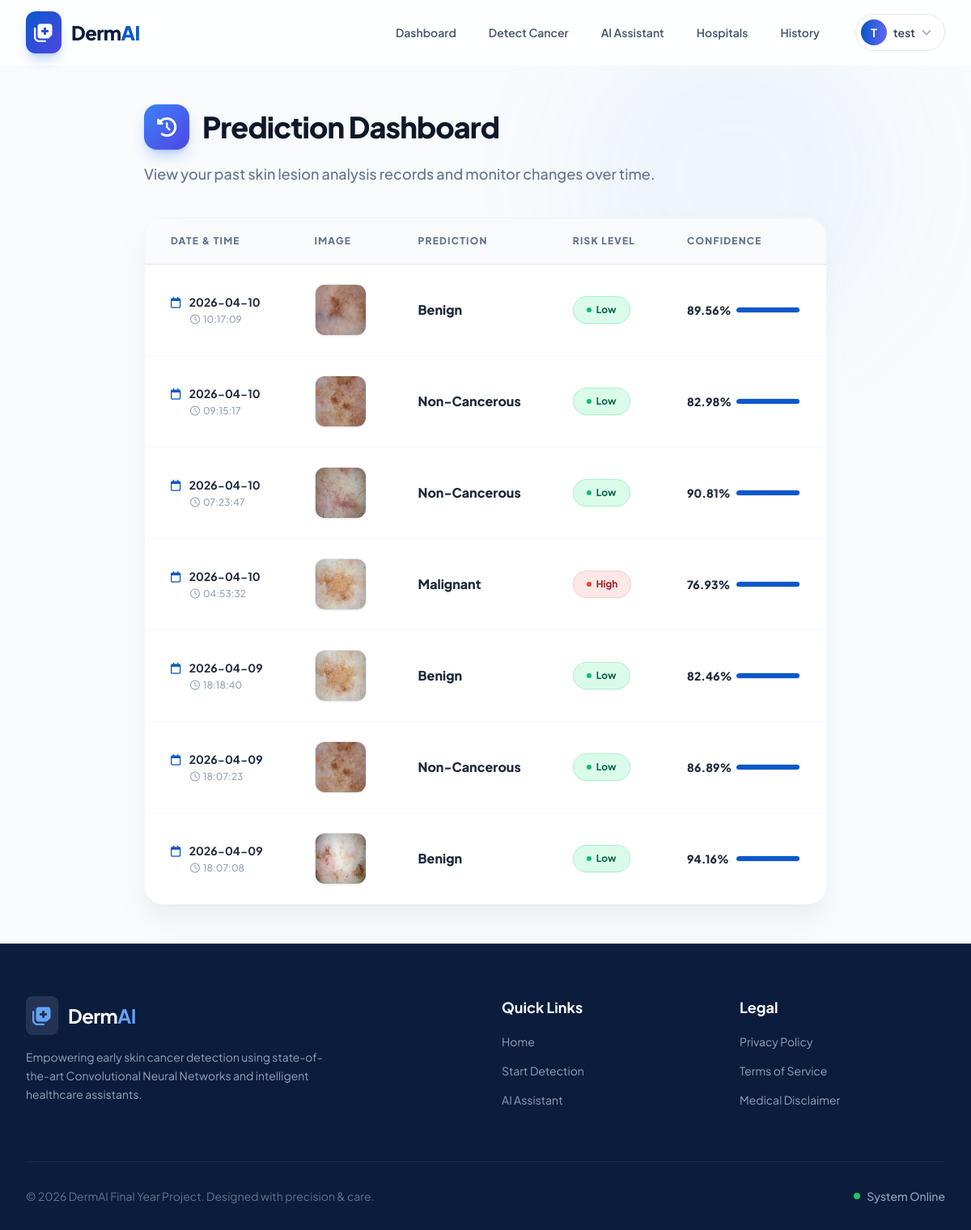
The app's page /history (signed in) with its own data.
### tables this page shows
CREATE TABLE predictions (
            id INTEGER PRIMARY KEY AUTOINCREMENT,
            user_id INTEGER,
            image_path TEXT,
            prediction_result TEXT,
            confidence_score REAL,
            risk_level TEXT,
            recommendation TEXT,
            timestamp DATETIME DEFAULT CURRENT_TIMESTAMP
        );

### app.py (the view)
@app.route('/history')
def history():
    if 'user_id' not in session: return redirect(url_for('login'))
    conn = get_db_connection()
    predictions = conn.execute('SELECT * FROM predictions WHERE user_id = ? ORDER BY timestamp DESC', (session['user_id'],)).fetchall()
    conn.close()
    return render_template('history.html', predictions=predictions)

### app.py (called while the page is built)
def get_db_connection():
    conn = sqlite3.connect(DB_PATH)
    conn.row_factory = sqlite3.Row
    return conn

### templates/history.html (shortened to what this page needs)
{% extends 'base.html' %}
{% block content %}
<div class="max-w-7xl mx-auto py-12 px-4 sm:px-6 lg:px-8 relative z-10">
    <div
        class="absolute top-[-5%] right-[-5%] w-96 h-96 bg-blue-400/10 rounded-full mix-blend-multiply filter blur-3xl opacity-60 pointer-events-none">
    </div>
    <div class="mb-10 animate-fade-in-up">
        <h2 class="text-4xl font-extrabold text-slate-900 tracking-tight flex items-center gap-4">
            <div
                class="w-14 h-14 bg-gradient-to-br from-blue-500 to-indigo-600 rounded-2xl flex items-center justify-center text-white shadow-lg shadow-blue-500/30">
                <i class="fa-solid fa-clock-rotate-left text-2xl"></i>
            </div>
            Prediction Dashboard
        </h2>
        <p class="mt-4 text-lg text-slate-500 font-medium">View your past skin lesion analysis records and monitor
            changes over time.
        </p>
    </div>
    {% if predictions %}
    <div class="bg-white/80 backdrop-blur-xl rounded-3xl shadow-xl shadow-slate-200/50 border border-slate-100 overflow-hidden relative z-10 animate-fade-in-up"
        style="animation-delay: 0.1s;">
        <div class="overflow-x-auto">
            <table class="min-w-full divide-y divide-slate-100">
                <thead class="bg-slate-50 border-b border-slate-200">
                    <tr>
                        <th scope="col"
                            class="px-8 py-5 text-left text-xs font-extrabold text-slate-500 uppercase tracking-widest">
                            Date &
                            Time</th>
                        <th scope="col"
                            class="px-8 py-5 text-left text-xs font-extrabold text-slate-500 uppercase tracking-widest">
                            Image
                        </th>
                        <th scope="col"
                            class="px-8 py-5 text-left text-xs font-extrabold text-slate-500 uppercase tracking-widest">
                            Prediction</th>
                        <th scope="col"
                            class="px-8 py-5 text-left text-xs font-extrabold text-slate-500 uppercase tracking-widest">
                            Risk
                            Level</th>
                        <th scope="col"
                            class="px-8 py-5 text-left text-xs font-extrabold text-slate-500 uppercase tracking-widest">
                            Confidence</th>
                    </tr>
                </thead>
                <tbody class="bg-white divide-y divide-slate-50 font-medium">
                    {% for p in predictions %}
                    <tr class="hover:bg-blue-50/50 transition-colors duration-200 group">
                        <td class="px-8 py-6 whitespace-nowrap text-sm text-slate-700">
                            <div class="flex flex-col">
                                <span class="font-bold text-slate-800"><i
                                        class="fa-regular fa-calendar text-medical-blue mr-2"></i> {{ p.timestamp[:10]
                                    }}</span>
                                <span class="text-xs text-slate-400 ml-6 mt-1 flex items-center gap-1"><i
                                        class="fa-regular fa-clock"></i> {{ p.timestamp[11:19] }}</span>
                            </div>
                        </td>
                        <td class="px-8 py-6 whitespace-nowrap">
                            <div
                                class="w-16 h-16 rounded-xl bg-slate-50 border border-slate-200 overflow-hidden flex items-center justify-center shadow-sm group-hover:shadow-md transition-all">
                                <img src="{{ url_for('static', filename='uploads/' + p.image_path) }}"
                                    class="object-cover w-full h-full hover:scale-125 transition-transform duration-500 cursor-pointer"
                                    alt="Lesion">
                            </div>
                        </td>
                        <td class="px-8 py-6 whitespace-nowrap">
                            <div class="text-base font-extrabold text-slate-800">{{ p.prediction_result }}</div>
                        </td>
                        <td class="px-8 py-6 whitespace-nowrap">
                            {% if 'High' in p.risk_level %}
                            <span
                                class="px-4 py-1.5 inline-flex text-xs leading-5 font-bold rounded-full bg-red-100/80 text-red-800 border border-red-200 shadow-sm items-center gap-1.5">
                                <span class="w-1.5 h-1.5 rounded-full bg-red-500 animate-pulse"></span> High
                            </span>
                            {% else %}
                            <span
                                class="px-4 py-1.5 inline-flex text-xs leading-5 font-bold rounded-full bg-emerald-100/80 text-emerald-800 border border-emerald-200 shadow-sm items-center gap-1.5">
                                <span class="w-1.5 h-1.5 rounded-full bg-emerald-500"></span> Low
                            </span>
                            {% endif %}
                        </td>
                        <td class="px-8 py-6 whitespace-nowrap text-sm text-slate-700">
                            <div class="flex items-center gap-3">
                                <span class="font-extrabold w-12 text-slate-800">{{ p.confidence_score }}%</span>
                                <div
                                    class="w-20 bg-slate-100 rounded-full h-2 shadow-inner overflow-hidden border border-slate-200">
                                    <div class="bg-gradient-to-r from-medical-blue to-indigo-500 h-2 rounded-full relative"
                                        style="width: {{ (p.confidence_score or 0) * 100 }}%">
                                    </div>
                                </div>
                            </div>
                        </td>
                    </tr>
                    {% endfor %}
                </tbody>
            </table>
        </div>
    </div>
    {% endif %}
</div>
{% endblock %}

### templates/base.html (shortened to what this page needs)
<!DOCTYPE html>
<html lang="en">
<head>
    <script src="https://cdn.tailwindcss.com"></script>
    <link rel="stylesheet" href="https://cdnjs.cloudflare.com/ajax/libs/font-awesome/6.4.0/css/all.min.css">
    <link rel="stylesheet" href="{{ url_for('static', filename='css/style.css') }}">
</head>
<body
    class="bg-slate-50 text-slate-800 antialiased flex flex-col min-h-screen selection:bg-medical-blue selection:text-white">
    <nav class="glass-nav sticky top-0 z-50 border-b border-white/20">
        <div class="max-w-7xl mx-auto px-4 sm:px-6 lg:px-8">
            <div class="flex justify-between h-20">
                <div class="flex items-center">
                    <a href="{{ url_for('index') }}" class="flex items-center gap-3 group">
                        <div
                            class="bg-gradient-to-br from-medical-blue to-indigo-600 text-white p-2.5 rounded-xl shadow-lg shadow-blue-500/30 group-hover:scale-105 transition-all duration-300">
                            <i class="fa-solid fa-notes-medical text-2xl"></i>
                        </div>
                        <span class="font-extrabold text-2xl text-medical-dark tracking-tight">Derm<span
                                class="text-medical-blue">AI</span></span>
                    </a>
                </div>
                <div class="flex items-center gap-1 md:gap-4">
                    {% if session.get('user_id') %}
                    <a href="{{ url_for('index') }}"
                        class="nav-link text-slate-600 hover:text-medical-blue transition px-3 py-2 text-sm font-semibold rounded-lg hover:bg-blue-50/50">Dashboard</a>
                    <a href="{{ url_for('detect') }}"
                        class="nav-link text-slate-600 hover:text-medical-blue transition px-3 py-2 text-sm font-semibold rounded-lg hover:bg-blue-50/50">Detect
                        Cancer</a>
                    <a href="{{ url_for('chatbot') }}"
                        class="nav-link text-slate-600 hover:text-medical-blue transition px-3 py-2 text-sm font-semibold rounded-lg hover:bg-blue-50/50">AI
                        Assistant</a>
                    <a href="{{ url_for('hospitals') }}"
                        class="nav-link text-slate-600 hover:text-medical-blue transition px-3 py-2 text-sm font-semibold rounded-lg hover:bg-blue-50/50">Hospitals</a>
                    <a href="{{ url_for('history') }}"
                        class="nav-link text-slate-600 hover:text-medical-blue transition px-3 py-2 text-sm font-semibold rounded-lg hover:bg-blue-50/50">History</a>
                    <div class="relative group cursor-pointer ml-2 md:ml-4">
                        <div
                            class="flex items-center gap-2 bg-white border border-slate-200 py-1.5 px-1.5 pr-4 rounded-full text-slate-700 font-semibold text-sm hover:border-medical-blue/30 hover:shadow-md transition-all duration-300">
                            <div
                                class="h-8 w-8 rounded-full bg-gradient-to-r from-medical-blue to-indigo-500 flex items-center justify-center text-white font-bold shadow-inner">
                                {{ session.get('user_name')[0].upper() }}
                            </div>
                            <span>{{ session.get('user_name') }}</span>
                            <i
                                class="fa-solid fa-chevron-down text-xs text-slate-400 group-hover:text-medical-blue transition-colors"></i>
                        </div>
                    </div>
                    {% endif %}
                </div>
            </div>
        </div>
    </nav>
    <main class="flex-grow flex flex-col relative w-full overflow-x-hidden">
        {% block content %}{% endblock %}
    </main>
    <footer class="bg-medical-dark text-white pt-16 pb-8 mt-auto border-t border-slate-800">
        <div class="max-w-7xl mx-auto px-4 sm:px-6 lg:px-8">
            <div class="grid grid-cols-1 md:grid-cols-4 gap-10 mb-12">
                <div class="col-span-1 md:col-span-2">
                    <div class="flex items-center gap-3 mb-4">
                        <div class="bg-white/10 p-2 rounded-lg">
                            <i class="fa-solid fa-notes-medical text-2xl text-blue-400"></i>
                        </div>
                        <span class="font-bold text-2xl tracking-tight">Derm<span class="text-blue-400">AI</span></span>
                    </div>
                    <p class="text-slate-400 text-sm max-w-sm leading-relaxed mb-6">Empowering early skin cancer
                        detection using state-of-the-art Convolutional Neural Networks and intelligent healthcare
                        assistants.</p>
                </div>
                <div>
                    <h4 class="font-bold text-lg mb-4 text-white">Quick Links</h4>
                    <ul class="space-y-3">
                        <li><a href="{{ url_for('index') }}"
                                class="text-slate-400 hover:text-blue-400 transition-colors text-sm">Home</a></li>
                        <li><a href="{{ url_for('detect') }}"
                                class="text-slate-400 hover:text-blue-400 transition-colors text-sm">Start Detection</a>
                        </li>
                        <li><a href="{{ url_for('chatbot') }}"
                                class="text-slate-400 hover:text-blue-400 transition-colors text-sm">AI Assistant</a>
                        </li>
                    </ul>
                </div>
                <div>
                    <h4 class="font-bold text-lg mb-4 text-white">Legal</h4>
                    <ul class="space-y-3">
                        <li><a href="#" class="text-slate-400 hover:text-blue-400 transition-colors text-sm">Privacy
                                Policy</a></li>
                        <li><a href="#" class="text-slate-400 hover:text-blue-400 transition-colors text-sm">Terms of
                                Service</a></li>
                        <li><a href="#" class="text-slate-400 hover:text-blue-400 transition-colors text-sm">Medical
                                Disclaimer</a></li>
                    </ul>
                </div>
            </div>
            <div class="border-t border-slate-800 pt-8 flex flex-col md:flex-row justify-between items-center gap-4">
                <p class="text-slate-500 text-sm text-center md:text-left">&copy; 2026 DermAI Final Year Project.
                    Designed with precision & care.</p>
                <div class="flex items-center gap-2">
                    <span class="w-2 h-2 rounded-full bg-green-500 animate-pulse"></span>
                    <span class="text-slate-400 text-sm font-medium">System Online</span>
                </div>
            </div>
        </div>
    </footer>
</body>
</html>

### static/css/style.css (style rules this page uses)
html { scroll-behavior: smooth; }
body { -webkit-font-smoothing: antialiased; -moz-osx-font-smoothing: grayscale; }
.glass-nav { background: rgba(255, 255, 255, 0.85); backdrop-filter: blur(12px); -webkit-backdrop-filter: blur(12px); }

### records on screen
predictions: timestamp "2026-04-10", timestamp "10:17:09", image_path (picture), prediction_result "Benign", risk_level "Low" (drawn), confidence_score "89.56"
predictions: timestamp "2026-04-10", timestamp "09:15:17", image_path (picture), prediction_result "Non-Cancerous", risk_level "Low" (drawn), confidence_score "82.98"
predictions: timestamp "2026-04-10", timestamp "07:23:47", image_path (picture), prediction_result "Non-Cancerous", risk_level "Low" (drawn), confidence_score "90.81"
predictions: timestamp "2026-04-10", timestamp "04:53:32", image_path (picture), prediction_result "Malignant", risk_level "High" (drawn), confidence_score "76.93"
predictions: timestamp "2026-04-09", timestamp "18:18:40", image_path (picture), prediction_result "Benign", risk_level "Low" (drawn), confidence_score "82.46"
predictions: timestamp "2026-04-09", timestamp "18:07:23", image_path (picture), prediction_result "Non-Cancerous", risk_level "Low" (drawn), confidence_score "86.89"
predictions: timestamp "2026-04-09", timestamp "18:07:08", image_path (picture), prediction_result "Benign", risk_level "Low" (drawn), confidence_score "94.16"

### other values on screen
{{ session.get('user_name')[0].upper() }} "T"
{{ session.get('user_name') }} "test"
